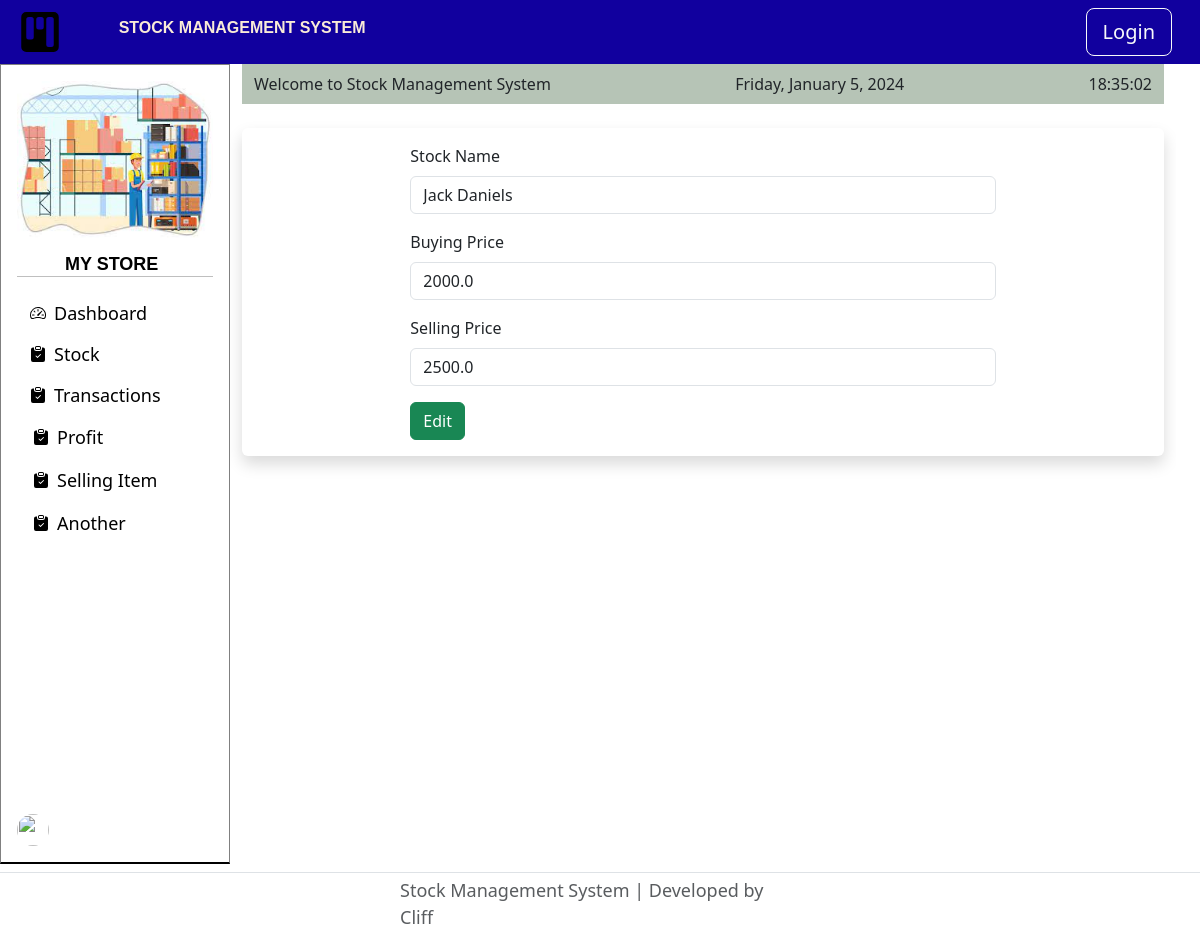
Page /edit/8 on the committed database.
### main.py (models this page shows)
class Stock(db.Model):
    __tablename__ = "stock"
    id = db.Column(db.Integer, primary_key=True)
    item_name = db.Column(db.String(100), unique=True, nullable=False)
    item_quantity = db.Column(db.Integer, nullable=False)
    buying_price = db.Column(db.Float, nullable=False)
    selling_price = db.Column(db.Float, nullable=False)
    transactions = db.relationship("Transactions", back_populates="itemname", cascade="all, delete-orphan")

### main.py (the view)
@app.route("/edit/<int:stock_id>", methods=['POST', 'GET'])
def edit(stock_id):
    stock_to_edit = db.get_or_404(Stock, stock_id)
    edit_form = EditForm(
        item_name=stock_to_edit.item_name,
        buying_price=stock_to_edit.buying_price,
        selling_price=stock_to_edit.selling_price
    )
    if request.method == "POST":
        new_b_price = float(edit_form.buying_price.data)
        new_s_price = float(edit_form.selling_price.data)
        stock_manager.update_item_b_price(stock_to_edit.item_name, new_b_price)
        stock_manager.update_item_s_price(stock_to_edit.item_name, new_s_price)
        return redirect(url_for('stock'))
    return render_template('edit.html', form=edit_form)

### forms.py
class EditForm(FlaskForm):
    item_name = StringField(label="Stock Name", validators=[DataRequired()])
    buying_price = FloatField(label="Buying Price", validators=[DataRequired()])
    selling_price = FloatField(label="Selling Price", validators=[DataRequired()])
    submit = SubmitField("Edit")

### templates/edit.html
{% from "bootstrap5/form.html" import render_form %}
{% extends 'index.html' %}
{% block content %}
<main class="mb-4">
    <div class="container bordered rounded shadow my-4 p-3">
      <div class="row">
        <div class="col-lg-8 col-md-10 mx-auto">
          {{ render_form(form, novalidate=True, button_map={"submit": "success"}) }}
        </div>
      </div>
    </div>
  </main>
{% endblock %}

### templates/index.html (style rules this page uses)
body, html { height: 100%; margin: 0; }

### rows in the picture
Stock: item_name "Jack Daniels", buying_price "2000.0", selling_price "2500.0"
